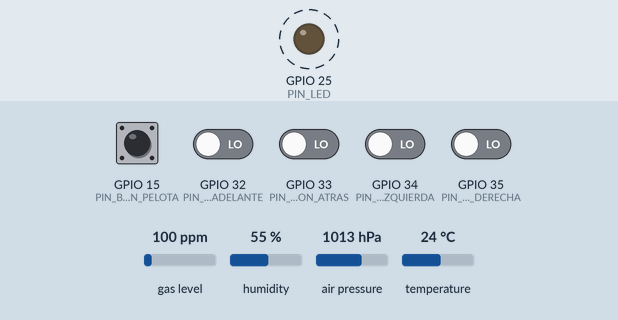
Simulated run of this sketch. Board: ESP32. Parts: output pins drawn as LEDs (lit = HIGH). Dashed ring = blinking. Inputs (shaded band) come from the test bench; at power-on: GPIO 15 (PIN_BOTON_PELOTA), GPIO 32 (PIN_BOTON_ADELANTE), GPIO 33 (PIN_BOTON_ATRAS), GPIO 34 (PIN_BOTON_IZQUIERDA), GPIO 35 (PIN_BOTON_DERECHA) LOW, gas level 100 ppm, humidity 55 %, air pressure 1013 hPa, temperature 24 °C. No radio packets arrive unless stated; what the sketch prints to the serial monitor is not drawn.

Above: at 1.2 s.
1.3 s: GPIO 15 (PIN_BOTON_PELOTA) pulled HIGH for 0.15 s
Timing chart, 0 to 15.8 s (numbered marks = the images above; inputs shaded):
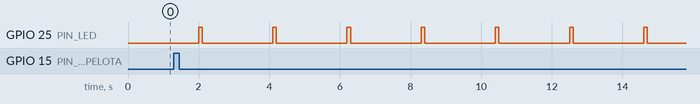

Measured:
- by itself, GPIO 25 (PIN_LED): alternates HIGH for 0.10 s and LOW for 2.0 s

The sketch:

nodo_esp32_1.ino
```cpp
/* Nodo ESP32 #1 — ExpoGuaviare (sensores + botones por LoRa).
 *
 * Lee BME680 (principal) con respaldo DHT11, cuatro botones con
 * antirrebote y transmite tramas versionadas por LoRa al gateway.
 * Enlace bidireccional: el gateway confirma (ACK) cada trama válida y
 * el LED indica enlace reciente. NO usa WiFi/MQTT.
 * NO controla TXT, motores ni actuadores.
 *
 * Pines (fijos por cableado, no cambiar):
 *   BME680: SDA 21, SCL 22 (se prueban direcciones 0x77 y 0x76).
 *   DHT11: GPIO 4.
 *   LED testigo instalado: GPIO 25.
 *   Botones a GND con pull-up externo 10k a 3.3V (pulsado = LOW):
 *     adelante 32, atras 33, izquierda 34, derecha 35. Solo INPUT.
 *   Pulsador de pelotas: GPIO15 a GND con pull-up externo 10k a 3.3V.
 *     GPIO15 es pin de arranque: mantener el pulsador suelto al encender.
 *   LoRa: NSS 5, SCK 18, MOSI 23, MISO 19, RST 14, DIO0 26.
 *
 * Librerías Arduino requeridas (no incluidas, ver firmware/README.md):
 *   LoRa (Sandeep Mistry), Adafruit BME680, Adafruit Unified Sensor, DHT.
 */

#include <SPI.h>
#include <LoRa.h>
#include <Wire.h>
#include <Adafruit_Sensor.h>
#include <Adafruit_BME680.h>
#include <DHT.h>

// ---------- Pines ----------
#define PIN_BOTON_ADELANTE  32
#define PIN_BOTON_ATRAS     33
#define PIN_BOTON_IZQUIERDA 34
#define PIN_BOTON_DERECHA   35
#define PIN_BOTON_PELOTA    15 // Pin de arranque; pull-up externo de 10k.
#define PIN_DHT             4
#define PIN_LED             25
#define LORA_NSS  5
#define LORA_RST  14
#define LORA_DIO0 26

// ---------- Parámetros LoRa compartidos con el gateway ----------
#define LORA_FREQ 433E6   // Módulos SX1278 433MHz instalados.
#define LORA_SF   7
#define LORA_BW   125E3
#define LORA_CR   5       // Coding rate 4/5.
#define LORA_SYNC 0xA6
#define LORA_TXDBM 17

// ---------- Tiempos (ms) ----------
#define PERIODO_SENSORES 10000UL
#define ANTIRREBOTE      40UL
#define REPETIR_BOTON    2000UL  // < timeout visual app (5 s).
#define LED_PULSO        100UL
#define LED_PERIODO      2000UL
// Enlace LoRa: ACK válido en los últimos 30 s = LED fijo; si no, parpadeo.
#define UMBRAL_ENLACE    30000UL
// Reintento de la MISMA trama (misma seq; el gateway descarta duplicados,
// así no se publica dos veces en MQTT): cada 1.5 s, máximo 3 intentos.
#define REINTENTO_ACK    1500UL
#define MAX_REINTENTOS   3
// Ping de enlace (trama P, nunca va a MQTT) si todo está callado 10 s.
#define PERIODO_PING     10000UL

// Umbrales documentados en config.example.ini ([umbrales]); no inventados.
#define UMBRAL_TEMP_ALTA    35.0
#define UMBRAL_HUM_BAJA     20.0
#define UMBRAL_PRESION_BAJA 950.0
#define UMBRAL_GAS_ALTO     500.0

Adafruit_BME680 bme;
DHT dht(PIN_DHT, DHT11);
bool bme_ok = false;

uint32_t seq_sensores = 0;
uint32_t seq_botones = 0;
uint32_t seq_ping = 0;
uint32_t seq_eventos = 0;
unsigned long t_sensores = 0;
unsigned long t_led = 0;
bool led_encendido = false;
// Último ACK válido recibido (0 = ninguno todavía).
unsigned long t_ultimo_ack = 0;
unsigned long t_ultima_tx = 0;
// Trama pendiente de confirmación (una sola; reintentos con misma seq).
struct TramaPendiente {
  bool activa = false;
  String trama;
  String tipo; // "S", "B", "E" o "P".
  uint32_t seq = 0;
  unsigned long t_envio = 0;
  int intentos = 0;
};
TramaPendiente pendiente;

// Pulsador de disparo: un evento por pulsación estable (antirrebote 40 ms).
bool pelota_lectura_anterior = false;
bool pelota_estado_estable = false;
unsigned long pelota_t_cambio = 0;
uint8_t eventos_pelota_en_cola = 0;

// Estado de botones (índice 0..3 = adelante/atras/izq/der).
const uint8_t pines_botones[4] = {
  PIN_BOTON_ADELANTE, PIN_BOTON_ATRAS, PIN_BOTON_IZQUIERDA, PIN_BOTON_DERECHA
};
const char *nombres_botones[4] = {"ADELANTE", "ATRAS", "IZQUIERDA", "DERECHA"};
bool estable[4] = {false, false, false, false};
bool anterior_leido[4] = {false, false, false, false};
unsigned long t_cambio[4] = {0, 0, 0, 0};
String ultimo_tx = "LIBERADO";
unsigned long t_ultimo_tx_boton = 0;

void lora_emitir(const String &trama) {
  LoRa.beginPacket();
  LoRa.print(trama);
  LoRa.endPacket(); // Espera breve de TX (~decenas de ms); el loop sigue.
}

// Envía trama nueva "AG1:<seq>:<tipo>:<cuerpo>" y la deja pendiente de ACK.
void enviar_trama(const String &tipo, const String &cuerpo, uint32_t &seq) {
  seq++;
  String trama = "AG1:" + String(seq) + ":" + tipo + ":" + cuerpo;
  lora_emitir(trama);
  pendiente.activa = true;
  pendiente.trama = trama;
  pendiente.tipo = tipo;
  pendiente.seq = seq;
  pendiente.t_envio = millis();
  pendiente.intentos = 1;
  t_ultima_tx = millis();
}

// ACK esperado: "AG1:<seq_gw>:A:<T>:<seq_orig>" con T en S/B/P.
// Solo vale si coincide tipo+seq con la trama pendiente.
bool procesar_ack(const String &trama) {
  int p1 = trama.indexOf(':');
  int p2 = trama.indexOf(':', p1 + 1);
  int p3 = trama.indexOf(':', p2 + 1);
  int p4 = trama.indexOf(':', p3 + 1);
  if (p1 < 0 || p2 < 0 || p3 < 0 || p4 < 0) return false;
  if (trama.substring(0, p1) != "AG1") return false;
  if (trama.substring(p2 + 1, p3) != "A") return false;
  String tipo = trama.substring(p3 + 1, p4);
  String sseq = trama.substring(p4 + 1);
  if (tipo != "S" && tipo != "B" && tipo != "P" && tipo != "E") return false;
  for (unsigned i = 0; i < sseq.length(); i++) {
    if (!isDigit(sseq[i])) return false;
  }
  if (sseq.length() == 0) return false;
  uint32_t seq_orig = (uint32_t)strtoul(sseq.c_str(), nullptr, 10);
  if (!pendiente.activa || tipo != pendiente.tipo || seq_orig != pendiente.seq) {
    return false;
  }
  pendiente.activa = false;
  t_ultimo_ack = millis();
  return true;
}

// Recepción no bloqueante + reintento + ping de enlace. Todo por millis().
void gestionar_enlace(unsigned long ahora) {
  int tam = LoRa.parsePacket();
  if (tam > 0 && tam < 96) {
    String rx = "";
    while (LoRa.available()) rx += (char)LoRa.read();
    rx.trim();
    procesar_ack(rx); // Lo que no sea ACK válido se ignora.
  }
  // Reintento de la MISMA trama y seq (sin duplicar en MQTT).
  if (pendiente.activa && ahora - pendiente.t_envio >= REINTENTO_ACK) {
    if (pendiente.intentos < MAX_REINTENTOS) {
      lora_emitir(pendiente.trama);
      pendiente.intentos++;
      pendiente.t_envio = ahora;
      t_ultima_tx = ahora;
    } else {
      pendiente.activa = false; // Se rinde; el próximo ciclo usa seq nueva.
    }
  }
  // Ping de enlace si lleva 10 s sin transmitir nada (nunca va a MQTT).
  if (!pendiente.activa && ahora - t_ultima_tx >= PERIODO_PING) {
    enviar_trama("P", "PING", seq_ping);
  }
}

String direccion_actual() {
  int n = 0;
  int cual = -1;
  for (int i = 0; i < 4; i++) {
    if (estable[i]) { n++; cual = i; }
  }
  // Ninguno o más de uno pulsado -> LIBERADO.
  if (n == 1) return String(nombres_botones[cual]);
  return String("LIBERADO");
}

void leer_botones(unsigned long ahora) {
  for (int i = 0; i < 4; i++) {
    bool pulsado = (digitalRead(pines_botones[i]) == LOW);
    if (pulsado != anterior_leido[i]) {
      anterior_leido[i] = pulsado;
      t_cambio[i] = ahora;
    } else if ((ahora - t_cambio[i]) >= ANTIRREBOTE) {
      estable[i] = pulsado;
    }
  }
}

void leer_boton_pelota(unsigned long ahora) {
  bool pulsado = (digitalRead(PIN_BOTON_PELOTA) == LOW);
  if (pulsado != pelota_lectura_anterior) {
    pelota_lectura_anterior = pulsado;
    pelota_t_cambio = ahora;
  } else if ((ahora - pelota_t_cambio) >= ANTIRREBOTE &&
             pulsado != pelota_estado_estable) {
    pelota_estado_estable = pulsado;
    if (pelota_estado_estable) {
      // Cola acotada por seguridad; un botón mantenido solo genera un evento.
      if (eventos_pelota_en_cola < 3) eventos_pelota_en_cola++;
      Serial.println(F("Pulsador PELOTA: evento en cola"));
    }
  }
}

void enviar_evento_pelota() {
  if (pendiente.activa || eventos_pelota_en_cola == 0) return;
  enviar_trama("E", "PELOTA", seq_eventos);
  eventos_pelota_en_cola--;
}

void publicar_botones(unsigned long ahora, bool forzar) {
  String dir = direccion_actual();
  bool cambio = (dir != ultimo_tx);
  bool toca_repetir = (dir != "LIBERADO") && (ahora - t_ultimo_tx_boton >= REPETIR_BOTON);
  if (!(forzar || cambio || toca_repetir)) return;
  // LIBERADO puede adelantar tramas B/S/P; no reemplaza un evento E de pelota
  // para conservar su confirmación y evitar perder la pulsación.
  if (pendiente.activa &&
      !(dir == "LIBERADO" && cambio && pendiente.tipo != "E")) return;
  enviar_trama("B", dir, seq_botones);
  ultimo_tx = dir;
  t_ultimo_tx_boton = ahora;
}

bool leer_sensores(float &t, float &h, float &p, float &g) {
  if (bme_ok && bme.performReading()) {
    t = bme.temperature;
    h = bme.humidity;
    p = bme.pressure / 100.0;        // Pa -> hPa.
    g = bme.gas_resistance / 1000.0; // ohm -> kohm.
    return true;
  }
  return false;
}

void publicar_sensores() {
  // Sin pisar una trama pendiente de ACK (el próximo periodo reintenta).
  if (pendiente.activa) return;
  float t, h, p, g;
  int a_th, a_pg;
  if (leer_sensores(t, h, p, g)) {
    a_th = (t > UMBRAL_TEMP_ALTA || h < UMBRAL_HUM_BAJA) ? 1 : 0;
    a_pg = (p < UMBRAL_PRESION_BAJA || g > UMBRAL_GAS_ALTO) ? 1 : 0;
  } else {
    // Respaldo DHT11: T/H reales; presión y gas NO disponibles (contrato).
    float td = dht.readTemperature();
    float hd = dht.readHumidity();
    if (isnan(td) || isnan(hd)) return; // Sin datos: no se inventa nada.
    t = td; h = hd; p = 0; g = 0;
    a_th = (t > UMBRAL_TEMP_ALTA || h < UMBRAL_HUM_BAJA) ? 1 : 0;
    a_pg = 1; // Marcador DHT del contrato (P=0,G=0,A_PG=1).
  }
  String cuerpo = String(t, 1) + "," + String(h, 1) + ","
    + String(p, 1) + "," + String(g, 0) + ","
    + String(a_th) + "," + String(a_pg);
  enviar_trama("S", cuerpo, seq_sensores); // "AG1:<seq>:S:<CSV6>".
}

void setup() {
  for (int i = 0; i < 4; i++) pinMode(pines_botones[i], INPUT); // Pull-up externo.
  pinMode(PIN_BOTON_PELOTA, INPUT); // GPIO15: pull-up externo instalado.
  pinMode(PIN_LED, OUTPUT);
  digitalWrite(PIN_LED, LOW);
  dht.begin();
  Wire.begin(21, 22);
  // La dirección I2C del módulo no se asume: se prueban 0x77 y 0x76.
  bme_ok = bme.begin(0x77);
  if (!bme_ok) bme_ok = bme.begin(0x76);
  if (bme_ok) {
    bme.setTemperatureOversampling(BME680_OS_8X);
    bme.setHumidityOversampling(BME680_OS_2X);
    bme.setPressureOversampling(BME680_OS_4X);
    bme.setGasHeater(320, 150); // Valores del ejemplo de la librería.
  }
  LoRa.setPins(LORA_NSS, LORA_RST, LORA_DIO0);
  LoRa.setSpreadingFactor(LORA_SF);
  LoRa.setSignalBandwidth(LORA_BW);
  LoRa.setCodingRate4(LORA_CR);
  LoRa.setSyncWord(LORA_SYNC);
  LoRa.setTxPower(LORA_TXDBM);
  // Si LoRa no inicia, el nodo queda detenido con LED fijo (falla visible).
  if (!LoRa.begin(LORA_FREQ)) {
    digitalWrite(PIN_LED, HIGH);
    while (true) { delay(1000); }
  }
  t_sensores = millis();
  pelota_lectura_anterior = (digitalRead(PIN_BOTON_PELOTA) == LOW);
  pelota_estado_estable = pelota_lectura_anterior;
  pelota_t_cambio = millis();
  publicar_botones(millis(), true); // Estado inicial LIBERADO.
}

void loop() {
  unsigned long ahora = millis();
  // LED de enlace (no bloqueante): fijo con ACK en los últimos 30 s;
  // parpadeo si no hay confirmación reciente.
  bool enlace = (t_ultimo_ack != 0) && (ahora - t_ultimo_ack <= UMBRAL_ENLACE);
  if (enlace) {
    if (!led_encendido) {
      led_encendido = true;
      digitalWrite(PIN_LED, HIGH);
    }
  } else if (ahora - t_led >= (led_encendido ? LED_PULSO : LED_PERIODO)) {
    led_encendido = !led_encendido;
    digitalWrite(PIN_LED, led_encendido ? HIGH : LOW);
    t_led = ahora;
  }
  gestionar_enlace(ahora); // RX de ACK + reintentos + ping (sin bloquear).
  leer_botones(ahora);
  leer_boton_pelota(ahora);
  enviar_evento_pelota(); // Prioridad sobre telemetría y repetición de dirección.
  publicar_botones(ahora, false);
  if (ahora - t_sensores >= PERIODO_SENSORES) {
    t_sensores = ahora;
    publicar_sensores();
  }
}
```
